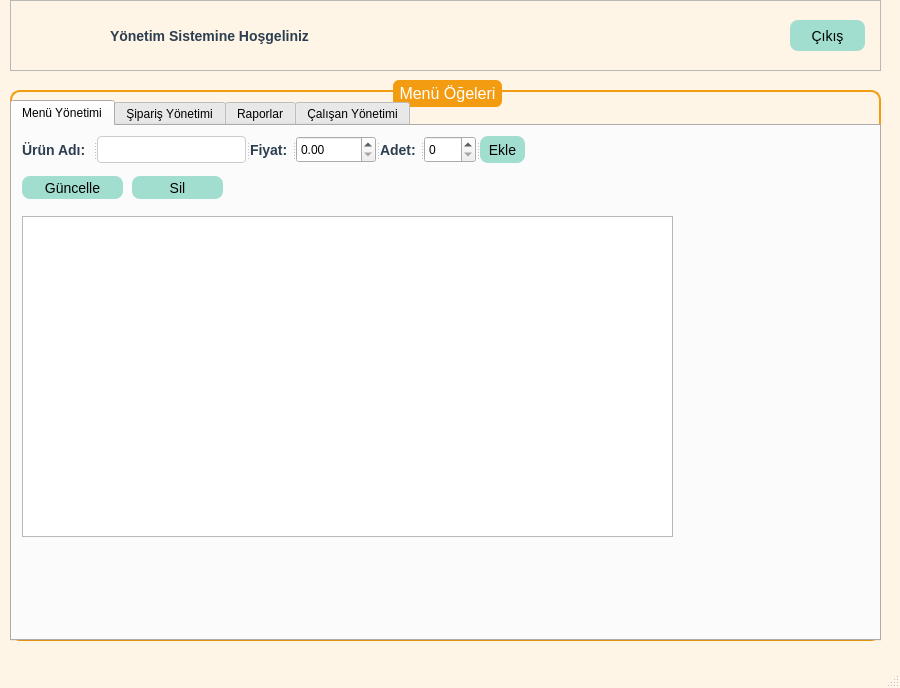
<?xml version="1.0" encoding="UTF-8"?>
<ui version="4.0">
 <class>MainWindow</class>
 <widget class="QMainWindow" name="MainWindow">
  <property name="geometry">
   <rect>
    <x>0</x>
    <y>0</y>
    <width>900</width>
    <height>688</height>
   </rect>
  </property>
  <property name="windowTitle">
   <string>MainWindow</string>
  </property>
  <property name="styleSheet">
   <string notr="true">QLabel {
    color: #2c3e50;
    font-weight: bold;
    font-size: 14px;
}
QPushButton {
    background-color: #a2ded0;
    color: black;
    border-radius: 8px;
    padding: 6px;
    font-size: 14px;
}

QPushButton:hover {
    background-color: #7bdcb5;
}
QMainWindow {
    background-color: #fef5e7; /* Açık turuncu tonunda arka plan */
}
QLineEdit {
    background-color: white;
    border: 1px solid #ccc;
    border-radius: 4px;
    padding: 4px;
    font-size: 14px;
}
QGroupBox {
    border: 2px solid #f39c12;
    border-radius: 10px;
    margin-top: 10px;
}

QGroupBox::title {
    subcontrol-origin: margin;
    subcontrol-position: top center;
    padding: 4px;
    background-color: #f39c12;
    color: white;
    border-radius: 6px;
}
</string>
  </property>
  <widget class="QWidget" name="centralwidget">
   <widget class="QFrame" name="frame">
    <property name="geometry">
     <rect>
      <x>10</x>
      <y>0</y>
      <width>871</width>
      <height>71</height>
     </rect>
    </property>
    <property name="font">
     <font>
      <pointsize>12</pointsize>
     </font>
    </property>
    <property name="frameShape">
     <enum>QFrame::StyledPanel</enum>
    </property>
    <property name="frameShadow">
     <enum>QFrame::Raised</enum>
    </property>
    <widget class="QLabel" name="label">
     <property name="geometry">
      <rect>
       <x>100</x>
       <y>20</y>
       <width>251</width>
       <height>31</height>
      </rect>
     </property>
     <property name="font">
      <font>
       <pointsize>-1</pointsize>
       <weight>75</weight>
       <bold>true</bold>
      </font>
     </property>
     <property name="text">
      <string>Yönetim Sistemine Hoşgeliniz</string>
     </property>
    </widget>
    <widget class="QPushButton" name="bt_cks">
     <property name="geometry">
      <rect>
       <x>780</x>
       <y>20</y>
       <width>75</width>
       <height>31</height>
      </rect>
     </property>
     <property name="text">
      <string>Çıkış</string>
     </property>
    </widget>
    <widget class="QLabel" name="label_2">
     <property name="geometry">
      <rect>
       <x>0</x>
       <y>10</y>
       <width>71</width>
       <height>61</height>
      </rect>
     </property>
     <property name="text">
      <string/>
     </property>
     <property name="pixmap">
      <pixmap>images/logo.png.webp</pixmap>
     </property>
     <property name="scaledContents">
      <bool>true</bool>
     </property>
    </widget>
   </widget>
   <widget class="QGroupBox" name="groupBox">
    <property name="geometry">
     <rect>
      <x>10</x>
      <y>80</y>
      <width>871</width>
      <height>561</height>
     </rect>
    </property>
    <property name="font">
     <font>
      <pointsize>12</pointsize>
     </font>
    </property>
    <property name="title">
     <string>Menü Öğeleri</string>
    </property>
    <widget class="QTabWidget" name="tabWidget_menogeleri">
     <property name="geometry">
      <rect>
       <x>0</x>
       <y>20</y>
       <width>871</width>
       <height>541</height>
      </rect>
     </property>
     <property name="layoutDirection">
      <enum>Qt::LeftToRight</enum>
     </property>
     <property name="currentIndex">
      <number>0</number>
     </property>
     <widget class="QWidget" name="tabWidgetPage1">
      <attribute name="title">
       <string>Menü Yönetimi</string>
      </attribute>
      <widget class="QTableWidget" name="tableWidget_menu">
       <property name="geometry">
        <rect>
         <x>10</x>
         <y>90</y>
         <width>651</width>
         <height>321</height>
        </rect>
       </property>
      </widget>
      <widget class="QPushButton" name="pB_Guncelle">
       <property name="geometry">
        <rect>
         <x>10</x>
         <y>50</y>
         <width>101</width>
         <height>23</height>
        </rect>
       </property>
       <property name="text">
        <string>Güncelle</string>
       </property>
      </widget>
      <widget class="QPushButton" name="pB_Sil">
       <property name="geometry">
        <rect>
         <x>120</x>
         <y>50</y>
         <width>91</width>
         <height>23</height>
        </rect>
       </property>
       <property name="text">
        <string>Sil</string>
       </property>
      </widget>
      <widget class="QSplitter" name="splitter">
       <property name="geometry">
        <rect>
         <x>10</x>
         <y>10</y>
         <width>503</width>
         <height>27</height>
        </rect>
       </property>
       <property name="orientation">
        <enum>Qt::Horizontal</enum>
       </property>
       <widget class="QLabel" name="label_3">
        <property name="text">
         <string>Ürün Adı:</string>
        </property>
       </widget>
       <widget class="QLineEdit" name="le_urunadi"/>
       <widget class="QLabel" name="label_4">
        <property name="text">
         <string>Fiyat:</string>
        </property>
       </widget>
       <widget class="QDoubleSpinBox" name="dSB_fiyat">
        <property name="maximum">
         <double>1000.000000000000000</double>
        </property>
       </widget>
       <widget class="QLabel" name="label_5">
        <property name="text">
         <string>Adet:</string>
        </property>
       </widget>
       <widget class="QSpinBox" name="SB_adet">
        <property name="maximum">
         <number>200</number>
        </property>
       </widget>
       <widget class="QPushButton" name="pB_Ekle">
        <property name="text">
         <string>Ekle</string>
        </property>
       </widget>
      </widget>
     </widget>
     <widget class="QWidget" name="tabWidgetPage2">
      <attribute name="title">
       <string>Şipariş Yönetimi</string>
      </attribute>
      <widget class="QLabel" name="label_6">
       <property name="geometry">
        <rect>
         <x>9</x>
         <y>9</y>
         <width>101</width>
         <height>27</height>
        </rect>
       </property>
       <property name="text">
        <string>Ürün Seçimi:</string>
       </property>
      </widget>
      <widget class="QComboBox" name="CB_urunsecimi">
       <property name="geometry">
        <rect>
         <x>120</x>
         <y>10</y>
         <width>83</width>
         <height>25</height>
        </rect>
       </property>
      </widget>
      <widget class="QPushButton" name="pB_ekle">
       <property name="geometry">
        <rect>
         <x>100</x>
         <y>40</y>
         <width>75</width>
         <height>27</height>
        </rect>
       </property>
       <property name="text">
        <string>Ekle</string>
       </property>
      </widget>
      <widget class="QSpinBox" name="SB_adet_2">
       <property name="geometry">
        <rect>
         <x>50</x>
         <y>40</y>
         <width>45</width>
         <height>25</height>
        </rect>
       </property>
      </widget>
      <widget class="QLabel" name="label_8">
       <property name="geometry">
        <rect>
         <x>6</x>
         <y>40</y>
         <width>39</width>
         <height>19</height>
        </rect>
       </property>
       <property name="text">
        <string>Adet:</string>
       </property>
      </widget>
      <widget class="QTableWidget" name="tableWidget_menu_2">
       <property name="geometry">
        <rect>
         <x>0</x>
         <y>70</y>
         <width>861</width>
         <height>251</height>
        </rect>
       </property>
       <property name="selectionMode">
        <enum>QAbstractItemView::ExtendedSelection</enum>
       </property>
       <property name="selectionBehavior">
        <enum>QAbstractItemView::SelectRows</enum>
       </property>
       <row>
        <property name="text">
         <string>1</string>
        </property>
       </row>
      </widget>
      <widget class="QPushButton" name="pB_guncelle">
       <property name="geometry">
        <rect>
         <x>10</x>
         <y>360</y>
         <width>101</width>
         <height>23</height>
        </rect>
       </property>
       <property name="text">
        <string>Güncelle </string>
       </property>
      </widget>
      <widget class="QPushButton" name="pB_Sil_2">
       <property name="geometry">
        <rect>
         <x>110</x>
         <y>360</y>
         <width>91</width>
         <height>23</height>
        </rect>
       </property>
       <property name="text">
        <string>Sil</string>
       </property>
      </widget>
      <widget class="QLabel" name="label_9">
       <property name="geometry">
        <rect>
         <x>60</x>
         <y>330</y>
         <width>47</width>
         <height>13</height>
        </rect>
       </property>
       <property name="text">
        <string/>
       </property>
      </widget>
      <widget class="QLineEdit" name="Mteriad">
       <property name="geometry">
        <rect>
         <x>310</x>
         <y>10</y>
         <width>131</width>
         <height>31</height>
        </rect>
       </property>
       <property name="text">
        <string/>
       </property>
      </widget>
      <widget class="QLabel" name="label_13">
       <property name="geometry">
        <rect>
         <x>220</x>
         <y>10</y>
         <width>101</width>
         <height>20</height>
        </rect>
       </property>
       <property name="text">
        <string>Müşteri Adı:</string>
       </property>
      </widget>
     </widget>
     <widget class="QWidget" name="tab">
      <attribute name="title">
       <string>Raporlar</string>
      </attribute>
      <widget class="QLabel" name="label_10">
       <property name="geometry">
        <rect>
         <x>0</x>
         <y>20</y>
         <width>861</width>
         <height>21</height>
        </rect>
       </property>
       <property name="acceptDrops">
        <bool>true</bool>
       </property>
       <property name="layoutDirection">
        <enum>Qt::LeftToRight</enum>
       </property>
       <property name="text">
        <string>Raporlar</string>
       </property>
      </widget>
      <widget class="QTableWidget" name="tableWidget_Raporlar">
       <property name="geometry">
        <rect>
         <x>0</x>
         <y>50</y>
         <width>441</width>
         <height>251</height>
        </rect>
       </property>
       <property name="selectionMode">
        <enum>QAbstractItemView::NoSelection</enum>
       </property>
       <property name="selectionBehavior">
        <enum>QAbstractItemView::SelectRows</enum>
       </property>
       <row>
        <property name="text">
         <string>1</string>
        </property>
       </row>
      </widget>
      <widget class="QLabel" name="label_11">
       <property name="geometry">
        <rect>
         <x>0</x>
         <y>310</y>
         <width>111</width>
         <height>21</height>
        </rect>
       </property>
       <property name="text">
        <string>Toplam Tutar:</string>
       </property>
      </widget>
      <widget class="QPushButton" name="pB_Raporugrntle">
       <property name="geometry">
        <rect>
         <x>0</x>
         <y>350</y>
         <width>171</width>
         <height>31</height>
        </rect>
       </property>
       <property name="text">
        <string>Raporu Görüntüle</string>
       </property>
      </widget>
     </widget>
     <widget class="QWidget" name="tab_2">
      <attribute name="title">
       <string>Çalışan Yönetimi</string>
      </attribute>
      <widget class="QTableWidget" name="tableWidget_Calisanlar">
       <property name="geometry">
        <rect>
         <x>0</x>
         <y>10</y>
         <width>861</width>
         <height>192</height>
        </rect>
       </property>
       <row>
        <property name="text">
         <string>1</string>
        </property>
       </row>
      </widget>
      <widget class="QPushButton" name="pB_Dzenle">
       <property name="geometry">
        <rect>
         <x>0</x>
         <y>210</y>
         <width>121</width>
         <height>31</height>
        </rect>
       </property>
       <property name="text">
        <string>Düzenle Seçilen</string>
       </property>
      </widget>
      <widget class="QPushButton" name="pB_sil">
       <property name="geometry">
        <rect>
         <x>130</x>
         <y>210</y>
         <width>101</width>
         <height>31</height>
        </rect>
       </property>
       <property name="text">
        <string>Sil Seçilen</string>
       </property>
      </widget>
      <widget class="QLabel" name="label_12">
       <property name="geometry">
        <rect>
         <x>0</x>
         <y>290</y>
         <width>861</width>
         <height>20</height>
        </rect>
       </property>
       <property name="layoutDirection">
        <enum>Qt::LeftToRight</enum>
       </property>
       <property name="autoFillBackground">
        <bool>true</bool>
       </property>
       <property name="text">
        <string>Çalışan Ekleme Formu</string>
       </property>
      </widget>
      <widget class="QWidget" name="widget" native="true">
       <property name="geometry">
        <rect>
         <x>0</x>
         <y>310</y>
         <width>681</width>
         <height>211</height>
        </rect>
       </property>
       <widget class="QLabel" name="lAbel">
        <property name="geometry">
         <rect>
          <x>9</x>
          <y>9</y>
          <width>91</width>
          <height>19</height>
         </rect>
        </property>
        <property name="text">
         <string>Çalışan Adı:</string>
        </property>
       </widget>
       <widget class="QLabel" name="label_14">
        <property name="geometry">
         <rect>
          <x>390</x>
          <y>10</y>
          <width>101</width>
          <height>19</height>
         </rect>
        </property>
        <property name="text">
         <string>Kullanıcı Adı:</string>
        </property>
       </widget>
       <widget class="QLabel" name="label_15">
        <property name="geometry">
         <rect>
          <x>9</x>
          <y>128</y>
          <width>68</width>
          <height>19</height>
         </rect>
        </property>
        <property name="text">
         <string>Tel NO:</string>
        </property>
       </widget>
       <widget class="QLabel" name="label_16">
        <property name="geometry">
         <rect>
          <x>9</x>
          <y>49</y>
          <width>71</width>
          <height>19</height>
         </rect>
        </property>
        <property name="text">
         <string>Soyadı:</string>
        </property>
       </widget>
       <widget class="QLabel" name="label_17">
        <property name="geometry">
         <rect>
          <x>9</x>
          <y>89</y>
          <width>91</width>
          <height>19</height>
         </rect>
        </property>
        <property name="text">
         <string>Departman:</string>
        </property>
       </widget>
       <widget class="QLabel" name="label_18">
        <property name="geometry">
         <rect>
          <x>390</x>
          <y>50</y>
          <width>51</width>
          <height>21</height>
         </rect>
        </property>
        <property name="text">
         <string>Şifre:</string>
        </property>
       </widget>
       <widget class="QLineEdit" name="LE_Calisanadi">
        <property name="geometry">
         <rect>
          <x>100</x>
          <y>10</y>
          <width>113</width>
          <height>31</height>
         </rect>
        </property>
        <property name="inputMask">
         <string extracomment="Adı Giriniz"/>
        </property>
        <property name="maxLength">
         <number>20</number>
        </property>
       </widget>
       <widget class="QLineEdit" name="LE_Soyadi">
        <property name="geometry">
         <rect>
          <x>70</x>
          <y>50</y>
          <width>113</width>
          <height>31</height>
         </rect>
        </property>
        <property name="maxLength">
         <number>20</number>
        </property>
       </widget>
       <widget class="QLineEdit" name="LE_Departman">
        <property name="geometry">
         <rect>
          <x>100</x>
          <y>90</y>
          <width>131</width>
          <height>31</height>
         </rect>
        </property>
        <property name="inputMask">
         <string/>
        </property>
        <property name="maxLength">
         <number>50</number>
        </property>
       </widget>
       <widget class="QLineEdit" name="LE_Tel">
        <property name="geometry">
         <rect>
          <x>70</x>
          <y>130</y>
          <width>121</width>
          <height>31</height>
         </rect>
        </property>
        <property name="inputMask">
         <string>(999) 999 99 99</string>
        </property>
       </widget>
       <widget class="QLineEdit" name="LE_Kullaniciadi">
        <property name="geometry">
         <rect>
          <x>490</x>
          <y>10</y>
          <width>121</width>
          <height>31</height>
         </rect>
        </property>
        <property name="maxLength">
         <number>20</number>
        </property>
       </widget>
       <widget class="QLineEdit" name="LE_Sifre">
        <property name="geometry">
         <rect>
          <x>430</x>
          <y>50</y>
          <width>113</width>
          <height>31</height>
         </rect>
        </property>
        <property name="maxLength">
         <number>20</number>
        </property>
        <property name="echoMode">
         <enum>QLineEdit::PasswordEchoOnEdit</enum>
        </property>
       </widget>
       <widget class="QPushButton" name="pB_ekle_2">
        <property name="geometry">
         <rect>
          <x>500</x>
          <y>140</y>
          <width>91</width>
          <height>31</height>
         </rect>
        </property>
        <property name="text">
         <string>Ekle</string>
        </property>
       </widget>
      </widget>
     </widget>
    </widget>
   </widget>
  </widget>
  <widget class="QMenuBar" name="menubar">
   <property name="geometry">
    <rect>
     <x>0</x>
     <y>0</y>
     <width>900</width>
     <height>21</height>
    </rect>
   </property>
  </widget>
  <widget class="QStatusBar" name="statusbar"/>
 </widget>
 <resources/>
 <connections/>
</ui>
